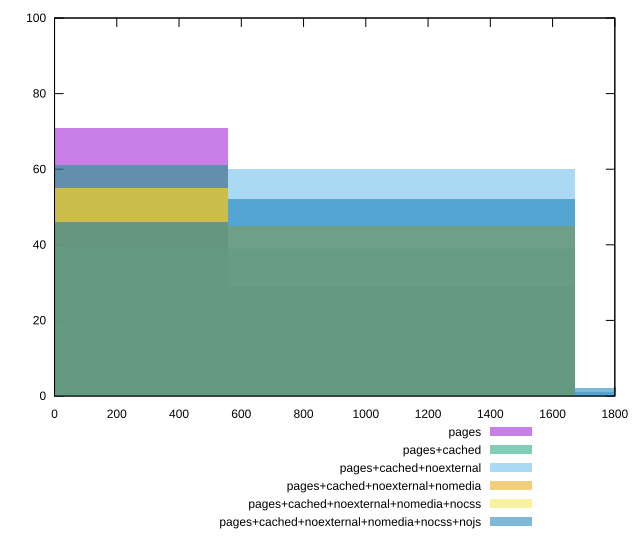

The gnuplot source for this figure:
reset

$pages <<EOF
0 71
1114.0541153541812 29
EOF

$pagesCached <<EOF
1114.0541153541812 39
0 61
EOF

$pagesCachedNoexternal <<EOF
1114.0541153541812 60
0 39
2228.1082307083625 1
EOF

$pagesCachedNoexternalNomedia <<EOF
0 55
1114.0541153541812 45
EOF

$pagesCachedNoexternalNomediaNocss <<EOF
0 55
1114.0541153541812 45
EOF

$pagesCachedNoexternalNomediaNocssNojs <<EOF
0 46
1114.0541153541812 52
2228.1082307083625 2
EOF

set key outside below
set boxwidth 1114.0541153541812
set xrange [0:1800]
set yrange [0:100]
set trange [0:100]
set style fill transparent solid 0.5 noborder
set terminal svg size 640, 540 enhanced background rgb 'white'
set output "reprap/offscreen-images/comparison/histogram/all_raw.svg"

plot $pages title "pages" with boxes, \
     $pagesCached title "pages+cached" with boxes, \
     $pagesCachedNoexternal title "pages+cached+noexternal" with boxes, \
     $pagesCachedNoexternalNomedia title "pages+cached+noexternal+nomedia" with boxes, \
     $pagesCachedNoexternalNomediaNocss title "pages+cached+noexternal+nomedia+nocss" with boxes, \
     $pagesCachedNoexternalNomediaNocssNojs title "pages+cached+noexternal+nomedia+nocss+nojs" with boxes

reset
